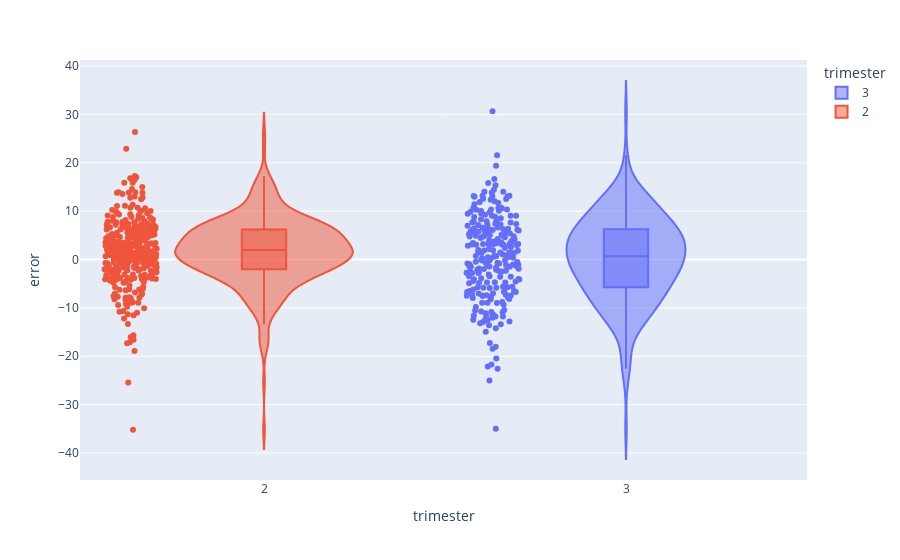

Notebook code cell kept with this figure:
### Code cell
df_clean_g['trimester'] = (df_clean_g['ga_boe'] >= 196) + 2
fig = px.violin(df_clean_g, y="error", x='trimester', color="trimester", box=True, points="all")
fig

### Figure 1 — Plotly figure (JSON) as saved in the notebook; plotly's stock layout.template omitted (floating-point values rounded to 4 significant figures; data arrays with more than 128 entries replaced by an {"elided": "..."} marker saying what was removed)
{"data": [{"alignmentgroup": "True", "box": {"visible": true}, "hovertemplate": "trimester=%{x}<br>error=%{y}<extra></extra>", "legendgroup": "3", "marker": {"color": "#636efa"}, "name": "3", "offsetgroup": "3", "orientation": "v", "points": "all", "scalegroup": "True", "showlegend": true, "type": "violin", "x": {"elided": "248 int values"}, "x0": " ", "xaxis": "x", "y": {"elided": "248 float values"}, "y0": " ", "yaxis": "y"}, {"alignmentgroup": "True", "box": {"visible": true}, "hovertemplate": "trimester=%{x}<br>error=%{y}<extra></extra>", "legendgroup": "2", "marker": {"color": "#EF553B"}, "name": "2", "offsetgroup": "2", "orientation": "v", "points": "all", "scalegroup": "True", "showlegend": true, "type": "violin", "x": {"elided": "346 int values"}, "x0": " ", "xaxis": "x", "y": {"elided": "346 float values"}, "y0": " ", "yaxis": "y"}], "layout": {"autosize": true, "legend": {"title": {"text": "trimester"}, "tracegroupgap": 0}, "margin": {"t": 60}, "violinmode": "overlay", "xaxis": {"anchor": "y", "autorange": true, "categoryarray": [3, 2], "categoryorder": "array", "domain": [0, 1], "range": [1.496, 3.5], "title": {"text": "trimester"}, "type": "linear"}, "yaxis": {"anchor": "x", "autorange": true, "domain": [0, 1], "range": [-45.58, 41.24], "title": {"text": "error"}, "type": "linear"}}}
